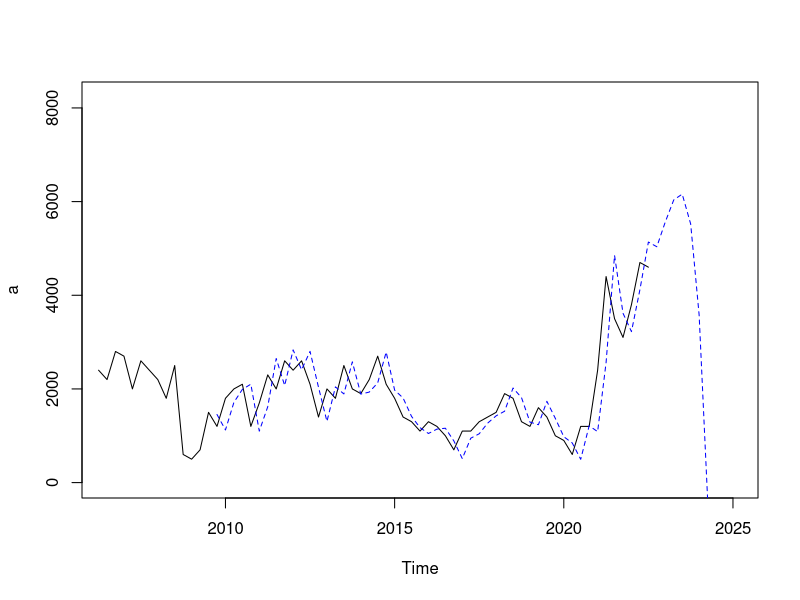
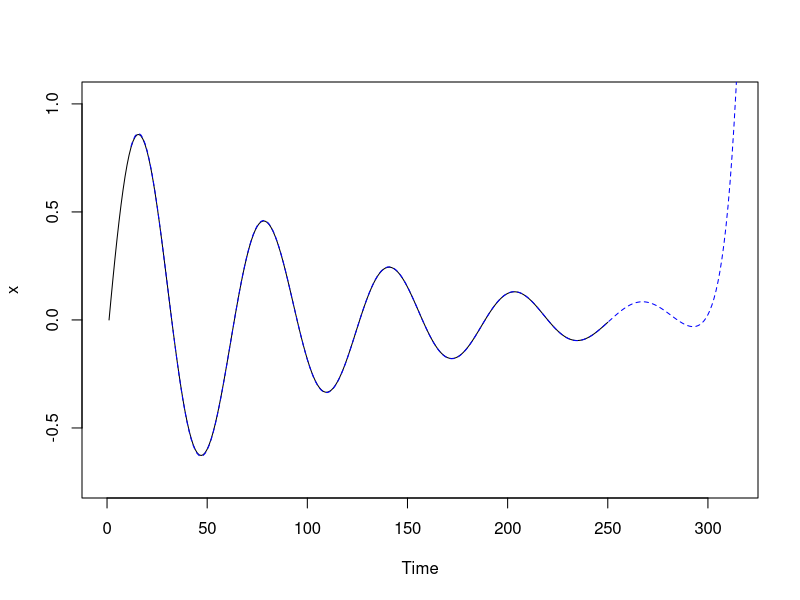

The R source for these figures, in order:
## ---- chunk 1
library("xts")
library("pracma")

setwd("D:/Work/Projects/bc2407-linkedin/Industry Forecast")

industry.df <- read.csv("Dataset/industry_demand_child_q.csv")
## ---- chunk 2
cols <- colnames(within(industry.df, rm('Time')))
industry.ts <- ts(industry.df, frequency=4, start=c(2006,2))
## ---- chunk 3
TaylorApproximation <- function(v0, derivatives, lookAheadPeriod, stepSize){
  out <- rep(v0, lookAheadPeriod)
  for (lookAhead in 1:lookAheadPeriod){
    count <- 1
    for (derivative in derivatives){
      out[lookAhead] <- out[lookAhead] + (derivative/factorial(count))*((lookAhead*stepSize)^count)
      count <- count + 1
    }
  }
  
  return (out)
}
## ---- chunk 4
TaylorExpansionModelAvg <- function(x, lag, degree, freq, forecastPeriod, stepSize){
  offset <- lag + degree
  inSample <- rep(0, length(x) - offset + forecastPeriod)
  inSample <- ts(inSample, frequency=freq, start=time(x)[offset + 1])
  derivatives <- rep(0, degree)
  
  x_diff <- list()
  
  for (deg in 1:degree){
    x_diff[[deg]] <- diff(x, difference=deg)
  }
  
  for (i in 1:(length(x)-offset)){
    for (j in 1:degree){
      derivatives[j] <- mean(x_diff[[j]][(i+(degree-j)):(i+(degree-j)+lag-1)])/stepSize^j
    }
    
    
    if (i == (length(x)-offset)){
      print(derivatives)
      inSample[i] <- TaylorApproximation(x[i+offset-1], derivatives, 1, stepSize)
      inSample[(i+1):(i+forecastPeriod)] <- TaylorApproximation(x[i+offset], derivatives, forecastPeriod, stepSize)
      print(TaylorApproximation(x[i+offset], derivatives, forecastPeriod, stepSize))
    }
    else{
      inSample[i] <- TaylorApproximation(x[i+offset-1], derivatives, 1, stepSize)
    }
  }
  
  return (inSample)
}
## ---- chunk 5
x = linspace(0, 20, 20)
x = x^2
x = ts(x, freq=1, start=1)
diff(x, differences = 2)

## ---- chunk 6
x = linspace(0, 2.5, 250)
x = exp(-x)*sin(10*x)
x = ts(x, freq=1, start=1)

a = industry.ts[,5]

pred = TaylorExpansionModelAvg(a, lag=10, degree=4, freq=4, forecastPeriod=8, stepSize=0.25)

plot(a, ylim=c(0, max(a)*1.75), xlim=c(2006.5, 2025))
lines(pred, lty=2, col='blue')

pred = TaylorExpansionModelAvg(x, lag=1, degree=10, freq=1, forecastPeriod=100, stepSize=(2.5/250))

plot(x, ylim=c(-abs(min(x)*1.2), max(x)*1.2), xlim=c(0, length(x)*1.25))
lines(pred, lty=2, col='blue')
